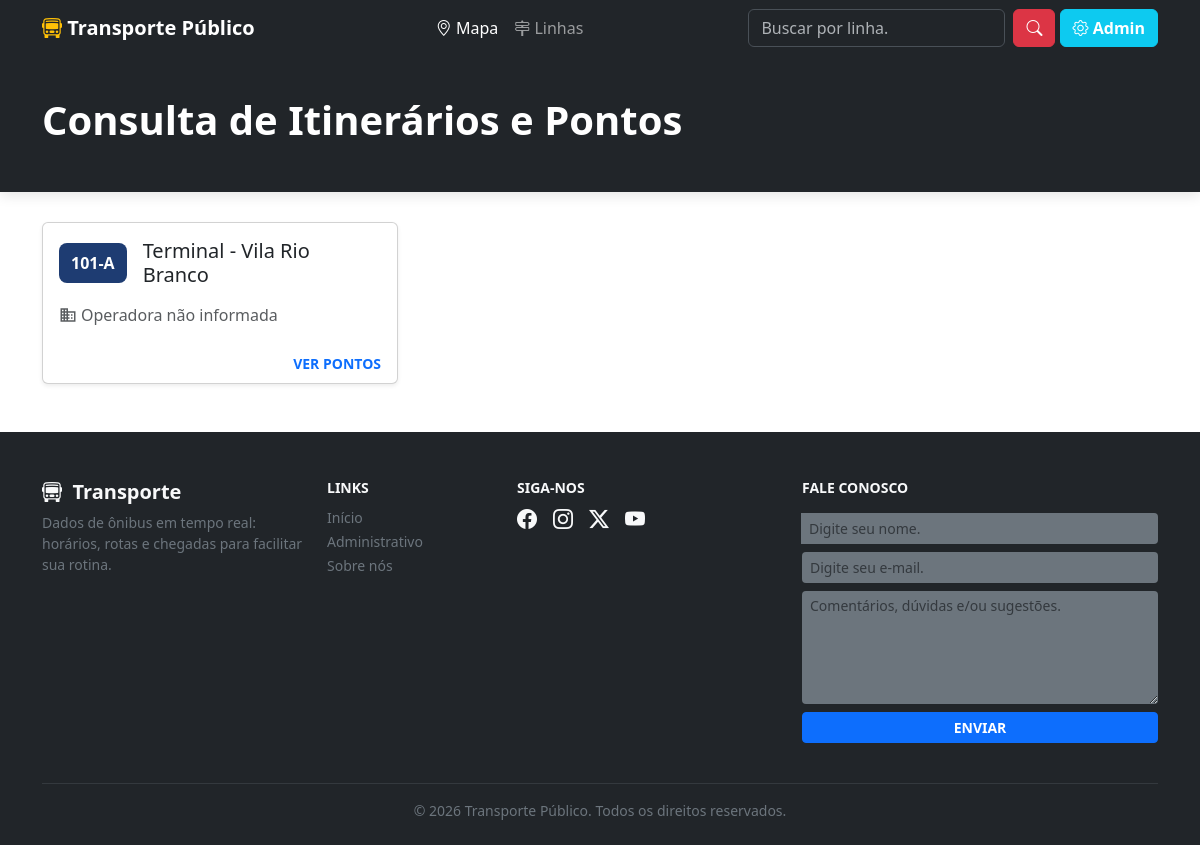
The app's page /linhas.php with its own data.
### tables this page shows
CREATE TABLE tblinhas (
    id_linha INT PRIMARY KEY AUTO_INCREMENT,
    codigo VARCHAR(20) UNIQUE NOT NULL,
    nome VARCHAR(100) NOT NULL,
    operadora VARCHAR(100)
);

### linhas.php (the view, shortened to what this page needs)
<?php
$host = 'localhost';
$db   = 'TransportePublico_ti19';
$user = 'TransportePublico_ti19';
$pass = 'senacti19';
$charset = 'utf8mb4';
$dsn = "mysql:host=$host;dbname=$db;charset=$charset";
$options = [
    PDO::ATTR_ERRMODE            => PDO::ERRMODE_EXCEPTION,
    PDO::ATTR_DEFAULT_FETCH_MODE => PDO::FETCH_ASSOC,
    PDO::ATTR_EMULATE_PREPARES   => false,
];
try {
    $pdo = new PDO($dsn, $user, $pass, $options);
} catch (\PDOException $e) {
    die("Erro ao conectar ao banco de dados: " . $e->getMessage());
}
$view = isset($_GET['view']) ? $_GET['view'] : 'lista';
?>
<!DOCTYPE html>
<html lang="pt-br">
<head>
    <?php include 'menu.php'; ?>
    <link href="https://cdn.jsdelivr.net/npm/bootstrap@5.3.0/dist/css/bootstrap.min.css" rel="stylesheet">
</head>
<body>
    <header class="header-bg bg-dark">
        <div class="container">
            <div class="d-flex justify-content-between align-items-center">
                <div>
                    <h1 class="display-6 fw-bold">Consulta de Itinerários e Pontos</h1>
                </div>
            </div>
        </div>
    </header>
    <div class="container mb-5">
        <?php if ($view == 'lista'): ?>
            <div class="row g-4">
                <?php
                $stmt = $pdo->query("SELECT * FROM tblinhas ORDER BY codigo ASC");
                $linhas = $stmt->fetchAll();
                if (count($linhas) > 0):
                    foreach ($linhas as $linha):
                ?>
                    <div class="col-md-6 col-lg-4">
                        <div class="card h-100 card-linha shadow-sm" onclick="location.href='?view=detalhes&id=<?= $linha['id_linha'] ?>'">
                            <div class="card-body">
                                <div class="d-flex align-items-center mb-3">
                                    <div class="badge-codigo me-3"><?= htmlspecialchars($linha['codigo']) ?></div>
                                    <h5 class="card-title mb-0"><?= htmlspecialchars($linha['nome']) ?></h5>
                                </div>
                                <p class="text-muted mb-0 d-flex align-items-center">
                                    <span class="material-icons size-sm me-1" style="font-size: 18px;">business</span>
                                    <?= htmlspecialchars($linha['operadora'] ?: 'Operadora não informada') ?>
                                </p>
                            </div>
                            <div class="card-footer bg-transparent border-0 text-end">
                                <span class="text-primary fw-bold small">VER PONTOS</span>
                            </div>
                        </div>
                    </div>
                <?php
                    endforeach;
                endif; ?>
            </div>
        <?php endif; ?>
    </div>
<?php include 'rodape.php'; ?>
</body>
</html>

### css/meu_estilo.css (style rules this page uses)
body { background-color: #f4f7f6; font-family: 'Segoe UI', Tahoma, Geneva, Verdana, sans-serif; }
.header-bg { color: white; padding: 40px 0; margin-bottom: 30px; box-shadow: 0 4px 12px rgba(0,0,0,0.1); }
.card-linha { transition: transform 0.2s, box-shadow 0.2s; cursor: pointer; border: none; border-left: 5px solid #1e3c72; }
.badge-codigo { background-color: #1e3c72; color: white; font-weight: bold; padding: 8px 12px; border-radius: 8px; }

### linhas.php (style rules this page uses)
body { background-color: #f4f7f6; font-family: 'Segoe UI', Tahoma, Geneva, Verdana, sans-serif; }
.header-bg { color: white; padding: 40px 0; margin-bottom: 30px; box-shadow: 0 4px 12px rgba(0,0,0,0.1); }
.card-linha { transition: transform 0.2s, box-shadow 0.2s; cursor: pointer; border: none; border-left: 5px solid #1e3c72; }
.badge-codigo { background-color: #1e3c72; color: white; font-weight: bold; padding: 8px 12px; border-radius: 8px; }

### records on screen
tblinhas: codigo "101-A", nome "Terminal - Vila Rio Branco", operadora "Operadora não informada"
